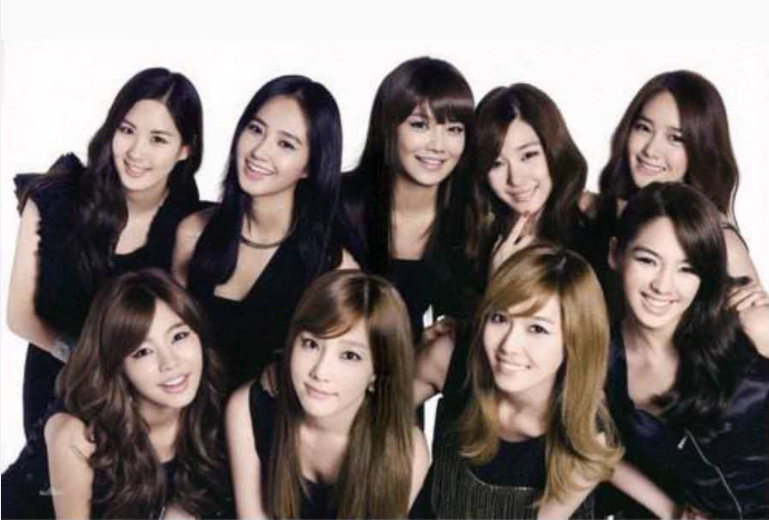
#> input picture face1.jpeg, 769 x 520 px
$ python FaceDetection_cv.py
#> lines starting #> are read from the running program, lines starting #| are printed output that depends on the picture; after the words box and inside, x2 and y2 are one past the last pixel; in counts of white or black regions, pixels touching at a corner belong together
#图片人脸检测
import cv2
import sys
# Get user supplied values
imagePath = "face1.jpeg"
# Create the haar cascade
faceCascade = cv2.CascadeClassifier("./cascade/haarcascade_frontalface_alt2.xml")
# Read the image
image = cv2.imread(imagePath)#2
#> image is the input picture: shape (520, 769, 3); mean B, G, R 112, 115, 125.2
gray = cv2.cvtColor(image, cv2.COLOR_BGR2GRAY)#3
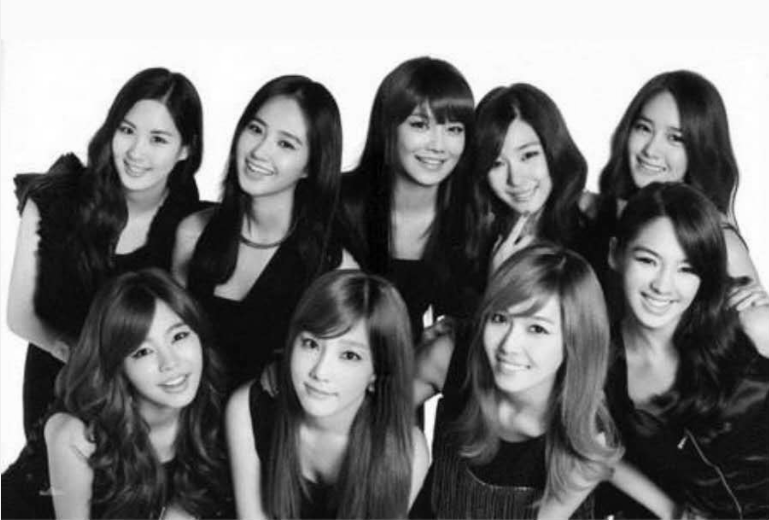
#> gray: shape (520, 769); min 0, max 255, mean 117.7
# Detect faces in the image
faces = faceCascade.detectMultiScale(
    gray,
    scaleFactor=1.15,
    minNeighbors=5,
    minSize=(5,5),
    flags = cv2.CASCADE_SCALE_IMAGE
) #4
#> faces = [[387, 91, 90, 90], [620, 103, 78, 78], [102, 104, 85, 85], [475, 131, 81, 81], [614, 227, 93, 93], [466, 286, 103, 103], [275, 311, 109, 109]]
print("Found {0} faces!".format(len(faces)))#5
#| Found 7 faces!
for (x, y, w, h) in faces:
    print((x, y), (x+w, y+h))
    cv2.rectangle(image, (x, y), (x+w, y+h), (0, 255, 0), 2) #6
#> this loop made 7 passes
#| (387, 91) (477, 181)
#| (620, 103) (698, 181)
#| (102, 104) (187, 189)
#| (475, 131) (556, 212)
#| (614, 227) (707, 320)
#| (466, 286) (569, 389)
#| (275, 311) (384, 420)
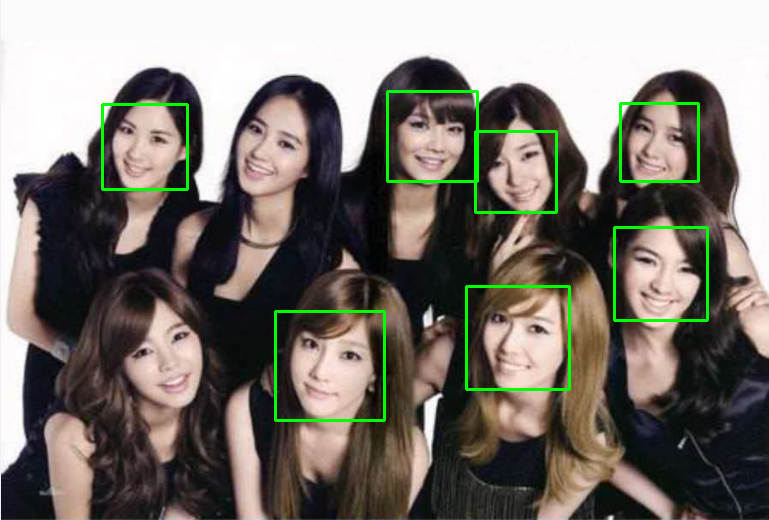
#> image: shape (520, 769, 3); 1.89% of pixels changed, all inside (x1, y1, x2, y2) = (101, 90, 709, 422)
cv2.imshow("Faces found", image)#7
cv2.waitKey(0) #8
